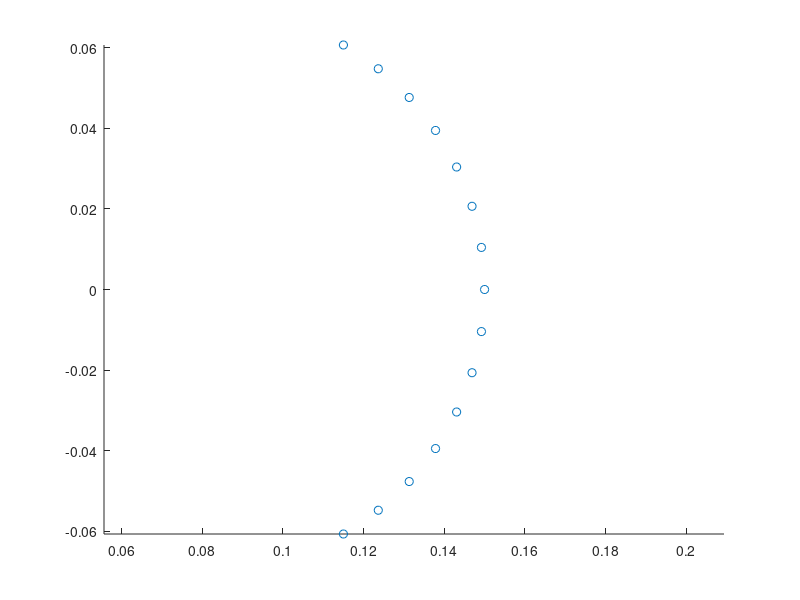

This figure's MATLAB source:
center_position = [0.15 - 0.08; 0]; % [x; y]
sensor_num = 15; % 奇数
angle = deg2rad(120); % deg
angle_step = (angle / 2) / ((sensor_num - 1) / 2);
thetas = 0 : angle_step : angle / 2;

reverse_thetas = -flip(thetas);
reverse_thetas(end) = [];
thetas = [reverse_thetas, thetas];

positions = [];
for i = 1 : length(thetas)
    R = [cos(thetas(i)), -sin(thetas(i)); sin(thetas(i)), cos(thetas(i))];
    position = R * center_position;
    positions = [positions, position];
end

mergin = repmat(0.08, 1, sensor_num);
positions(1, :) = positions(1, :) + mergin;

scatter(positions(1, :), positions(2, :))
axis equal